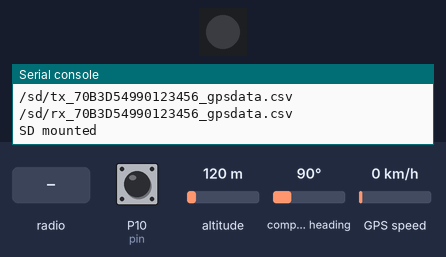
This program was run on a simulated Pycom board running MicroPython. On the bench: 1 RGB LEDs in strip order, left to right, the last lines printed to the serial console. The inputs (shaded band) are chosen by the test bench; at power-on: P10 (pin) HIGH, altitude 120 m, compass heading 90°, GPS speed 0 km/h. Dim RGB values are drawn brighter than linear; files the program writes start out absent; the GPS gets a fix after 3 s at 37.7749, -122.4194 with 8 satellites; no radio messages arrive unless stated (any console line starting 'radio sent:' is added by the test bench); library files of the repository ran but are not shown: L76GNSS.py, pytrack.py.

Above: at 3.2 s.
3.3 s: P10 (pin) pulled LOW for 0.15 s
At 4.0 s:
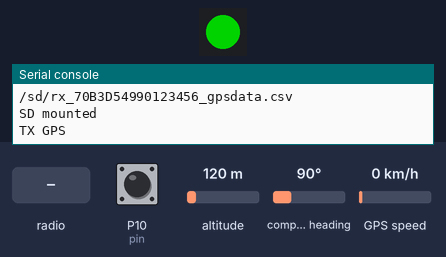
5.6 s: radio message "1" arrives
At 6.1 s:
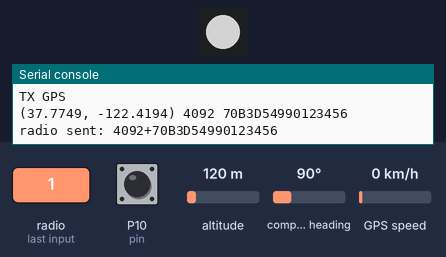
Timing chart, 0 to 8.6 s (numbered marks = the images above; inputs shaded):
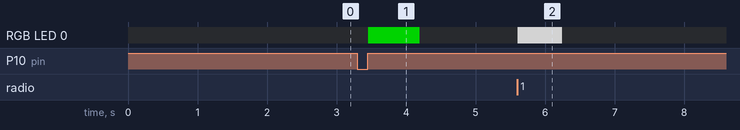

Measured:
- after the input at 3.3 s, RGB LED 0: off → RGB(0, 127, 0) after 0.16 s, → off 0.74 s later
- after the input at 5.6 s, RGB LED 0: off → RGB(127, 127, 127) at once, → off 0.64 s later

The program:

main.py
```python
# Use two LoPys with PyTrack shields to collect
# a) The GPS positions
# b) The RSSI values
# and store the values to an SD card
#
# Jens Dede, <jd@comnets.uni-bremen.de>

from network import LoRa
import socket
import machine
import time
from machine import Pin
from machine import SD
import os
import gc
from machine import RTC
from machine import SD
from L76GNSS import L76GNSS
from pytrack import Pytrack
import utime
import struct
import pycom
import ubinascii


time.sleep(2)
gc.enable()

# States
STATE_NORMAL = 0        # wait for packets
STATE_TX_GPS = 1        # Store position and send LoRa package
STATE_CLEAR_SD = 3      # Format the SD card
STATE_TX_DATA = 4       # Send data from SD card to computer via USB

pycom.heartbeat(False)

# GPS module
py = Pytrack()
l76 = L76GNSS(py, timeout=30)

# initialise LoRa in LORA mode
# Please pick the region that matches where you are using the device:
# Asia = LoRa.AS923
# Australia = LoRa.AU915
# Europe = LoRa.EU868
# United States = LoRa.US915
# more params can also be given, like frequency, tx power and spreading factor
lora = LoRa(mode=LoRa.LORA, region=LoRa.EU868)

nodeId = ubinascii.hexlify(lora.mac()).upper().decode('utf-8')

# Filenames on sd card

FILENAME_TX = "/sd/tx_" + str(nodeId) + "_gpsdata.csv"
print(FILENAME_TX)

FILENAME_RX = "/sd/rx_" + str(nodeId) + "_gpsdata.csv"
print(FILENAME_RX)

# create a raw LoRa socket
s = socket.socket(socket.AF_LORA, socket.SOCK_RAW)

# How long has the button been pressed?
buttonTimer = None
state = STATE_NORMAL


# Callback for push button. Perform different actions depending on the duration
# the button has been pressed

def pin_handler(arg):
    global buttonTimer
    global state

    if arg() == False:
        if not buttonTimer:
            buttonTimer = utime.ticks_ms()
    else:
        if buttonTimer:
            tickDuration = utime.ticks_ms() - buttonTimer
            buttonTimer = None
            if tickDuration < 50:
                # skip short jitters
                state = STATE_NORMAL        # Do nothing (only receive packets)
            elif tickDuration < 1000:
                state = STATE_TX_GPS        # Store the GNSS position
            elif tickDuration < 5000:
                state = STATE_TX_DATA       # Send data via USB to computer
            elif tickDuration < 15000:
                state = STATE_CLEAR_SD      # Format the SD card
            else:
                state = STATE_NORMAL


pin = Pin('P10', mode=Pin.IN, pull=Pin.PULL_UP)

pin.callback(Pin.IRQ_RISING | Pin.IRQ_FALLING, pin_handler)


# SD card stuff
sd = None

try:
    sd = SD()
    os.mount(sd, '/sd')
except:
    print("No SD card")

if sd != None:
    print("SD mounted")


# The main loop
while True:

    if state == STATE_NORMAL:
        pass
    elif state == STATE_TX_DATA:
        # Send data via USB to computer
        pycom.rgbled(0x7f7f00)
        print("TX DATA")

        try:
            f = open(FILENAME_TX, "r")
            content = f.readlines()

            print("#tx#" + str(nodeId) + "-START##")
            for line in content:
                print("#tx#"+line[:-1]+"##")
            f.close()
            print("#tx#" + str(nodeId) + "-END##")
        except:
            print("Cannot read tx file")

        try:
            f = open(FILENAME_RX, "r")
            content = f.readlines()
            print("#rx#" + str(nodeId) + "-START##")
            for line in content:
                print("#rx#" + line[:-1] + "##")
            f.close()
            print("#rx#" + str(nodeId) + "-END##")
        except:
            print("Cannot read rx file")

        print("##TRANSFER_DONE##")

        pycom.rgbled(0x000000)
        state = STATE_NORMAL

    elif state == STATE_TX_GPS:
        # Store the GPS position to flash
        pycom.rgbled(0x007f00)
        print("TX GPS")

        coord = l76.coordinates()
        txTime = utime.ticks_ms()
        if not coord[0] or not coord[1]:
            pycom.rgbled(0x7f0000)
            print("Invalid GNSS pos")
        print(coord, txTime, nodeId)

        s.setblocking(True)
        s.send(str(txTime)+"+"+nodeId)
        s.setblocking(False)

        f = open(FILENAME_TX, 'a')
        f.write(str(coord[0]) + ";" + str(coord[1]) + ";" + str(txTime) + ";" + str(nodeId) + "\n")
        f.close()
        pycom.rgbled(0x000000)
        state = STATE_NORMAL

    elif state == STATE_CLEAR_SD:
        # Clear the SD card
        pycom.rgbled(0x7f0000)
        print("CLEAR SD")

        os.fsformat("/sd")
        print("done")
        pycom.rgbled(0x000000)
        state = STATE_NORMAL

    # Check for received packets
    s.setblocking(False)
    data = s.recv(64)
    if (len(data) > 0):
        pycom.rgbled(0x7f7f7f)
        try:

            sData = data.decode("utf-8")
            sData = sData.split("+")
            coord = l76.coordinates()
            rxTime = utime.ticks_ms()

            if not coord[0] or not coord[1]:
                pycom.rgbled(0x7f7f00)
                print("Invalid GNSS pos")

            print(coord, rxTime, nodeId)
            txTime = sData[0]
            txNodeId = sData[1]

            rssi = lora.stats().rssi
            snr = lora.stats().snr

            # to SD card
            f = open(FILENAME_RX, 'a')
            f.write(str(coord[0]) + ";" + str(coord[1]) + ";" + str(rxTime) + ";" + str(nodeId) + ";" + str(txTime) +";" + str(txNodeId) + ";" + str(rssi) + ";" + str(snr) + "\n")
            f.close()
        except:
            print("Error parsing packet. Not for us?")
        pycom.rgbled(0x000000)
```
